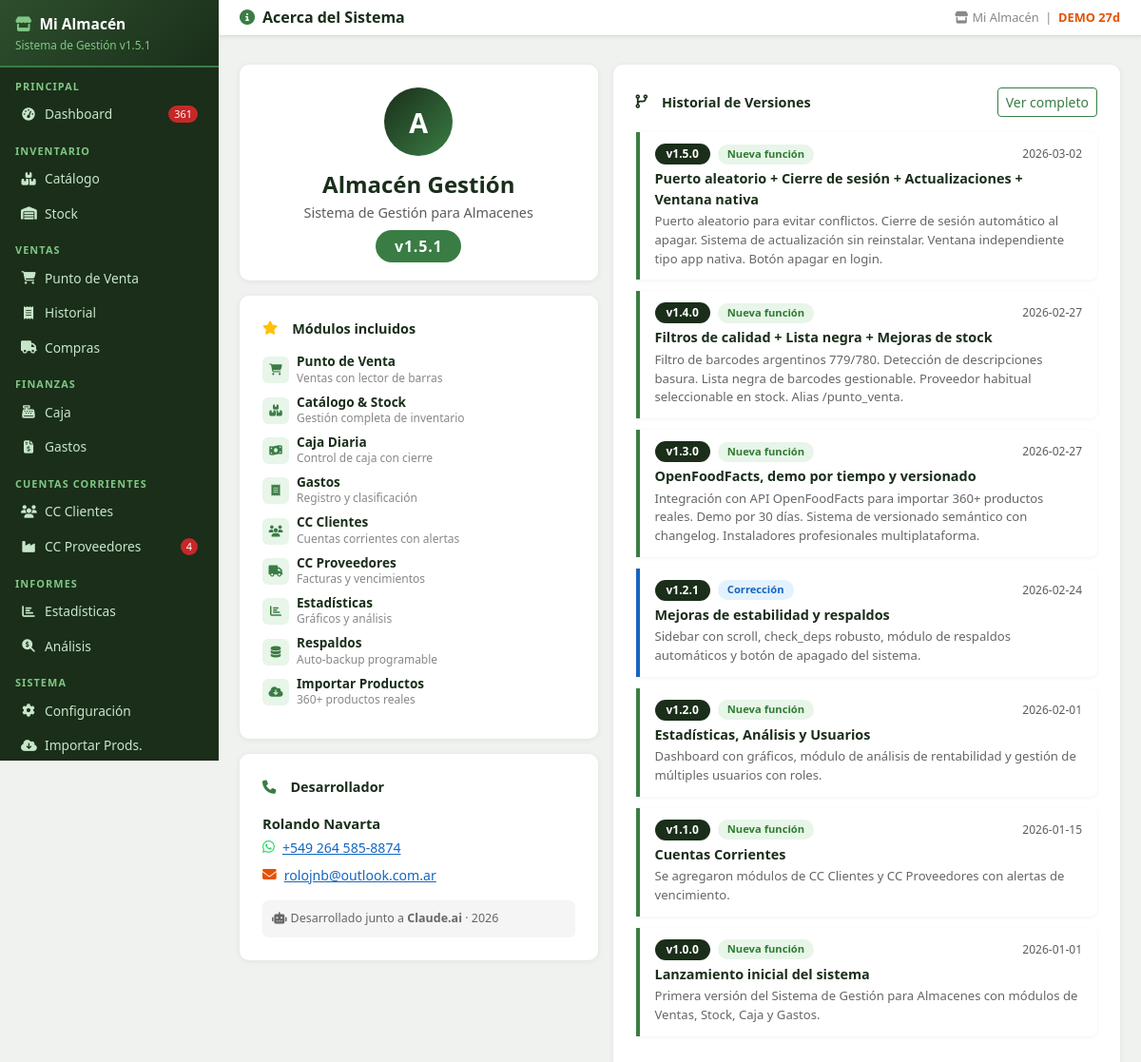
The page /acerca (signed in) on the database as committed earlier.
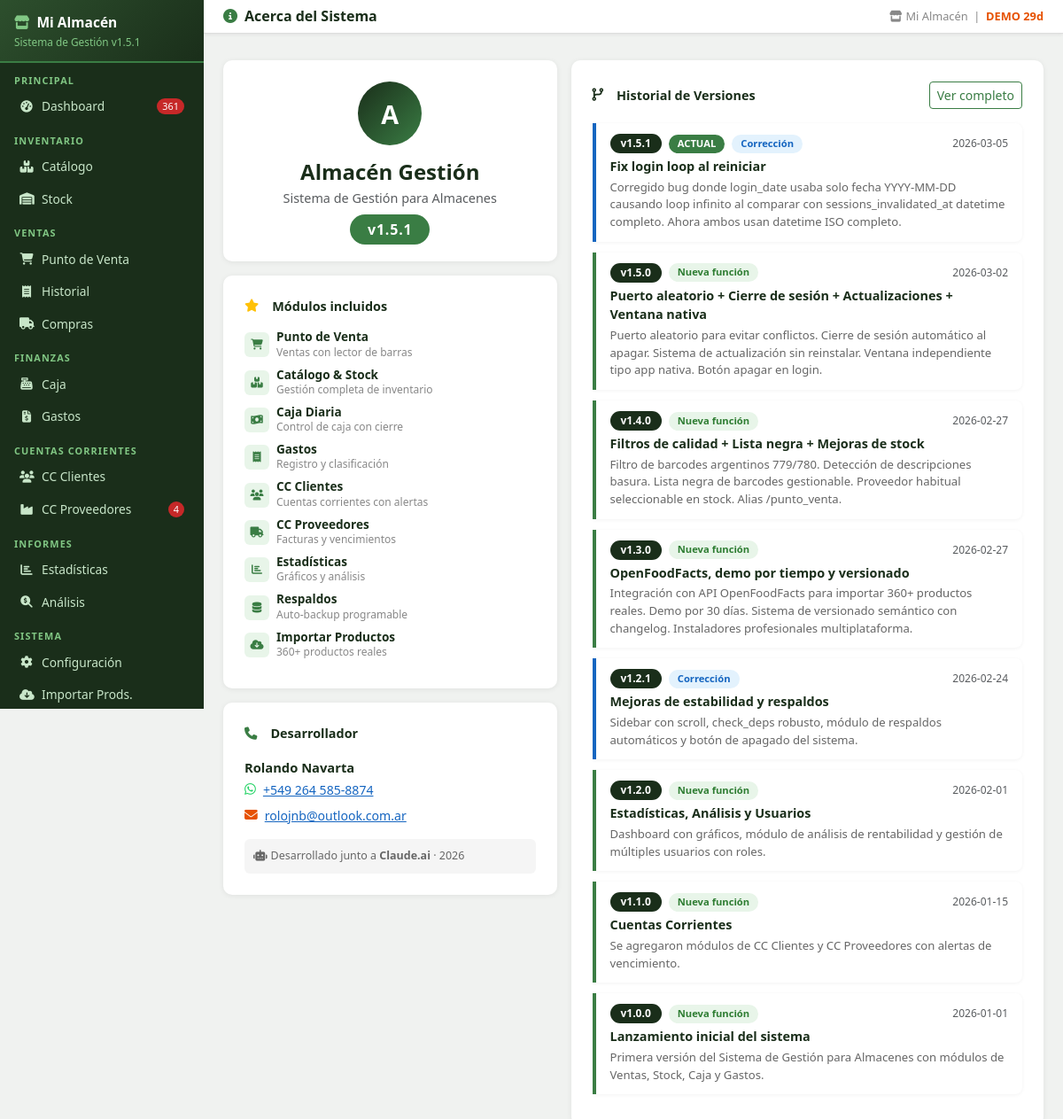
The same page on the database as committed later.
### tables this page shows
CREATE TABLE changelog (
            id INTEGER PRIMARY KEY AUTOINCREMENT,
            version TEXT NOT NULL,
            fecha TEXT NOT NULL,
            tipo TEXT DEFAULT 'Actualización',
            titulo TEXT NOT NULL,
            descripcion TEXT DEFAULT ''
        );

### app.py (the view)
@app.route('/acerca')
@login_required
def acerca():
    entries = db.get_changelog()
    return render_template('acerca.html', app_version=APP_VERSION, changelog=entries)

### app.py (called while the page is built)
def login_required(f):
    @wraps(f)
    def decorated(*args, **kwargs):
        if 'user' not in session:
            flash('⚠ Debés iniciar sesión para acceder.', 'warning')
            return redirect(url_for('login', next=request.path))
        return f(*args, **kwargs)
    return decorated

@app.before_request
def before():
    global _scheduler_started
    db.init_db()
    if not _scheduler_started:
        _scheduler_started = True
        iniciar_backup_scheduler()
    public = {'/login', '/static'}
    if any(request.path.startswith(p) for p in public):
        return
    if request.path == '/favicon.ico':
        return
    if 'user' in session:
        try:
            inv_at = db.get_config().get('sessions_invalidated_at', '')
            login_at = session.get('login_date', '')
            if inv_at and login_at and login_at < inv_at:
                session.clear()
        except Exception:
            pass
    if 'user' not in session and request.endpoint not in ('login', 'apagar_rapido', 'static', None):
        return redirect(url_for('login', next=request.path))

### database.py (called while the page is built, shortened)
def init_db():
    global _db_initialized
    if _db_initialized:
        return

### templates/acerca.html (shortened to what the changed rows need)
{% extends 'base.html' %}
{% block content %}
<div class="row g-3">
  <div class="col-lg-5">
    <div class="table-card p-4 mb-3">
      {% for icon, titulo, desc in modulos %}
      <div class="d-flex align-items-center gap-2 mb-2">
        <div style="width:28px;height:28px;background:#e8f5e9;border-radius:6px;display:flex;align-items:center;justify-content:center">
          <i class="{{ icon }}" style="color:#3a7d44;font-size:.75rem"></i>
        </div>
        <div>
          <div style="font-size:.85rem;font-weight:600;color:#1a2e1a;line-height:1.2">{{ titulo }}</div>
          <div style="font-size:.75rem;color:#888">{{ desc }}</div>
        </div>
      </div>
      {% endfor %}
    </div>
  </div>
  <div class="col-lg-7">
    <div class="table-card p-4">
      {% for entry in changelog %}
      {% set tipo_colors = {
        'Nueva función': ('#e8f5e9','#2e7d32','#3a7d44'),
        'Corrección': ('#e3f2fd','#1565c0','#1565c0'),
        'Actualización': ('#fff3e0','#e65100','#e65100')
      } %}
      {% set colors = tipo_colors.get(entry.tipo, ('#f5f5f5','#666','#999')) %}
      <div style="border-left:4px solid {{ colors[2] }};padding:12px 16px;margin-bottom:12px;background:#fff;border-radius:0 8px 8px 0;box-shadow:0 1px 4px rgba(0,0,0,.05)">
        <div class="d-flex align-items-center gap-2 mb-1 flex-wrap">
          <span style="background:#1a2e1a;color:#fff;border-radius:20px;padding:2px 12px;font-size:.75rem;font-weight:700">
            v{{ entry.version }}
          </span>
          {% if entry.version == app_version %}
          <span style="background:#3a7d44;color:#fff;border-radius:20px;padding:2px 10px;font-size:.7rem;font-weight:700">ACTUAL</span>
          {% endif %}
          <span style="background:{{ colors[0] }};color:{{ colors[1] }};border-radius:20px;padding:2px 10px;font-size:.7rem;font-weight:700">
            {{ entry.tipo }}
          </span>
          <span class="ms-auto text-muted" style="font-size:.75rem">{{ entry.fecha }}</span>
        </div>
        <div class="fw-bold" style="font-size:.9rem;color:#1a2e1a">{{ entry.titulo }}</div>
        {% if entry.descripcion %}
        <div style="font-size:.82rem;color:#666;margin-top:3px;line-height:1.5">{{ entry.descripcion }}</div>
        {% endif %}
      </div>
      {% endfor %}
    </div>
  </div>
</div>
{% endblock %}

### templates/base.html (shortened to what this page needs)
<!DOCTYPE html>
<html lang="es">
<head>
<link href="https://cdn.jsdelivr.net/npm/bootstrap@5.3.0/dist/css/bootstrap.min.css" rel="stylesheet">
<link href="https://cdnjs.cloudflare.com/ajax/libs/font-awesome/6.4.0/css/all.min.css" rel="stylesheet">
</head>
<body>
<div id="sidebar">
  <div class="logo">
    <h5><i class="fas fa-store me-2" style="color:#81c784"></i>{{ cfg_nombre or 'Mi Almacén' }}</h5>
    <small>Sistema de Gestión v{{ app_version }}</small>
  </div>
  <div class="nav-label">Principal</div>
  <a href="/" class="nav-link {% if request.path == '/' %}active{% endif %}">
    <i class="fas fa-tachometer-alt"></i> Dashboard
    {% if alertas_sidebar and (alertas_sidebar.sin_stock + alertas_sidebar.critico) > 0 %}
      <span class="badge-alert">{{ alertas_sidebar.sin_stock + alertas_sidebar.critico }}</span>
    {% endif %}
  </a>
  <div class="nav-label">Inventario</div>
  <a href="/productos" class="nav-link {% if '/productos' in request.path and '/importar' not in request.path %}active{% endif %}">
    <i class="fas fa-boxes"></i> Catálogo
  </a>
  <a href="/stock" class="nav-link {% if '/stock' in request.path %}active{% endif %}">
    <i class="fas fa-warehouse"></i> Stock
  </a>
  <div class="nav-label">Ventas</div>
  <a href="/punto_venta" class="nav-link {% if '/punto_venta' in request.path %}active{% endif %}">
    <i class="fas fa-shopping-cart"></i> Punto de Venta
  </a>
  <a href="/historial" class="nav-link {% if '/historial' in request.path %}active{% endif %}">
    <i class="fas fa-receipt"></i> Historial
  </a>
  <a href="/compras" class="nav-link {% if '/compras' in request.path %}active{% endif %}">
    <i class="fas fa-truck"></i> Compras
  </a>
  <div class="nav-label">Finanzas</div>
  <a href="/caja" class="nav-link {% if '/caja' in request.path %}active{% endif %}">
    <i class="fas fa-cash-register"></i> Caja
  </a>
  <a href="/gastos" class="nav-link {% if '/gastos' in request.path %}active{% endif %}">
    <i class="fas fa-file-invoice-dollar"></i> Gastos
  </a>
  <div class="nav-label">Cuentas Corrientes</div>
  <a href="/cc_clientes" class="nav-link {% if '/cc_clientes' in request.path %}active{% endif %}">
    <i class="fas fa-users"></i> CC Clientes
  </a>
  <a href="/cc_proveedores" class="nav-link {% if '/cc_proveedores' in request.path %}active{% endif %}">
    <i class="fas fa-industry"></i> CC Proveedores
    {% if alertas_sidebar and alertas_sidebar.facturas_por_vencer > 0 %}
      <span class="badge-alert">{{ alertas_sidebar.facturas_por_vencer }}</span>
    {% endif %}
  </a>
  <div class="nav-label">Informes</div>
  <a href="/estadisticas" class="nav-link {% if '/estadisticas' in request.path %}active{% endif %}">
    <i class="fas fa-chart-bar"></i> Estadísticas
  </a>
  <a href="/analisis" class="nav-link {% if '/analisis' in request.path %}active{% endif %}">
    <i class="fas fa-search-dollar"></i> Análisis
  </a>
  <div class="nav-label">Sistema</div>
  <a href="/config" class="nav-link {% if request.path == '/config' %}active{% endif %}">
    <i class="fas fa-cog"></i> Configuración
  </a>
  <a href="/productos/importar" class="nav-link {% if '/importar' in request.path %}active{% endif %}">
    <i class="fas fa-cloud-download-alt"></i> Importar Prods.
  </a>
</div>
<div id="main">
  <div class="topbar">
    <h4>{% block page_title %}Dashboard{% endblock %}</h4>
    <div class="tb-actions">
      <span class="meta">
        <i class="fas fa-store me-1"></i>{{ cfg_nombre or 'Mi Almacén' }}
        &nbsp;|&nbsp;
        {% if demo_status and demo_status.demo and not demo_status.vencido %}
          <span style="color:#e65100;font-weight:600;">DEMO {{ demo_status.dias_restantes }}d</span>
        {% elif demo_status and not demo_status.demo %}
          <span style="color:#2e7d32;font-weight:600;"><i class="fas fa-check-circle"></i> Licenciado</span>
        {% endif %}
      </span>
    </div>
  </div>
  <div class="px-3 pt-2">
  </div>
  <div class="content">
    {% block content %}{% endblock %}
  </div>
</div>
</body>
</html>

Rows that differ between the two databases and show on the page:
added changelog: version "1.5.1", shows "ACTUAL", tipo "Corrección", fecha "2026-03-05", titulo "Fix login loop al reiniciar", descripcion "Corregido bug donde login_date usaba solo fecha YYYY-MM-DD causando loop infinito al comparar con sessions_invalidated_at datetime completo. Ahora ambos usan datetime ISO completo."
Other text that changed with them:
{{ demo_status.dias_restantes }}: "27" → "29"
